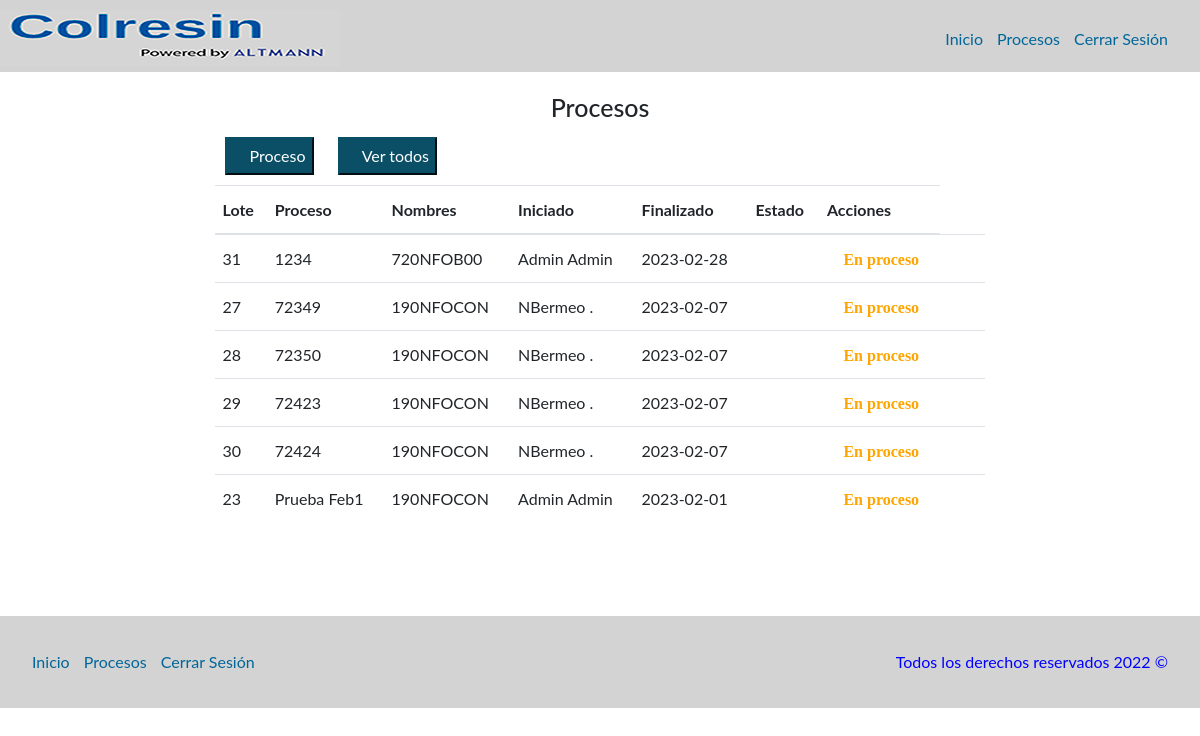
Before: /php/procesos/procesos.php (signed in) with the older database file.
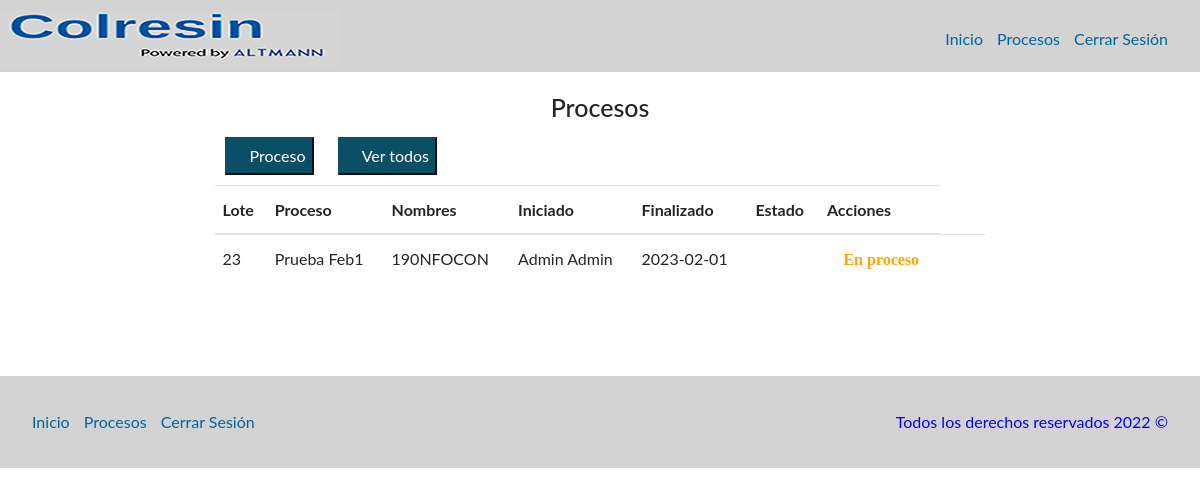
After: the same page with the newer database file.
### tables this page shows
CREATE TABLE `procesos` (
  `IdProceso` int(11) NOT NULL,
  `NumLote` varchar(30) NOT NULL,
  `FechaInicial` date NOT NULL,
  `FechaFinal` date DEFAULT NULL,
  `HoraInicial` time NOT NULL,
  `HoraFinal` time DEFAULT NULL,
  `Estado` int(11) NOT NULL,
  `Cedula` varchar(45) NOT NULL
);

CREATE TABLE `nfo` (
  `IdProceso` int(11) NOT NULL,
  `nfo` varchar(50) NOT NULL,
  `numeroLote` varchar(50) NOT NULL,
  `MatPriFP04` varchar(2) DEFAULT NULL,
  `MatPriSeparada` varchar(2) DEFAULT NULL,
  `MateriaPrimacol` varchar(2) DEFAULT NULL,
  `ReactorLimpio` varchar(50) DEFAULT NULL,
  `HermeticidadReactor` varchar(50) DEFAULT NULL,
  `ReactorFunciona` varchar(50) DEFAULT NULL,
  `VacioFunciona` varchar(50) DEFAULT NULL,
  `VaporFunciona` varchar(50) DEFAULT NULL,
  `EnfriamientoFunciona` varchar(50) DEFAULT NULL,
  `EmisionesFunciona` varchar(50) DEFAULT NULL,
  `phsodatanque` varchar(50) DEFAULT NULL,
  `CondensadorFunciona` varchar(50) DEFAULT NULL,
  `ApruebaInicio` varchar(2) DEFAULT NULL,
  `RazonesNoAprob` varchar(200) DEFAULT NULL,
  `SeguridadNaftaleno` varchar(2) DEFAULT NULL,
  `EquipoNaftaleno` varchar(2) DEFAULT NULL,
  `EnfriamientoCerrado` varchar(2) DEFAULT NULL,
  `ValvBloqueo` varchar(2) DEFAULT NULL,
  `AbrirControlOlores` varchar(2) DEFAULT NULL,
  `Estartazos` varchar(2) DEFAULT NULL,
  `AgitadorOk` varchar(2) DEFAULT NULL,
  `ProblemaFund` varchar(2) DEFAULT NULL,
  `ProblemaFundirNaf` varchar(200) DEFAULT NULL,
  `SeguridadSulfurico` varchar(2) DEFAULT NULL,
  `EquipoSulfurico` varchar(2) DEFAULT NULL,
  `Vapor` varchar(2) DEFAULT NULL,
  `ProblemaSWFO` varchar(2) DEFAULT NULL,
  `TextoProblemaSWFO` varchar(500) DEFAULT NULL,
  `CierreControlOlores` varchar(2) DEFAULT NULL,
  `EvacuarCamisa` varchar(2) DEFAULT NULL,
  `SuministroVapor` varchar(2) DEFAULT NULL,
  `SeguridadFDO` varchar(2) DEFAULT NULL,
  `EquipoFDO` varchar(2) DEFAULT NULL,
  `LineaTierraOk` varchar(2) DEFAULT NULL,
  `BombaNeumaticaOk` varchar(2) DEFAULT NULL,
  `ConexionOk` varchar(2) DEFAULT NULL,
  `MangueraOk` varchar(2) DEFAULT NULL,
  `LineaCargaOk` varchar(2) DEFAULT NULL,
  `ValvulasCerradas` varchar(2) DEFAULT NULL,
  `CapacidadTanque` varchar(2) DEFAULT NULL,
  `ProblemaCondensacion` varchar(2) DEFAULT NULL,
  `TextoProblemaCondensacion` varchar(250) DEFAULT NULL,
  `SeguridadCSO` varchar(2) DEFAULT NULL,
  `EquipoCSO` varchar(2) DEFAULT NULL,
  `OlorFormol` varchar(2) DEFAULT NULL,
  `ph10` varchar(45) DEFAULT NULL,
  `Csc050Ajuste` varchar(45) DEFAULT NULL,
  `Stw00Ajuste` varchar(45) DEFAULT NULL,
  `ph10Fin` varchar(45) DEFAULT NULL,
  `ProductoBrillante` varchar(2) DEFAULT NULL,
  `HoraInicioLukas` time DEFAULT NULL,
  `HoraFinLukas` time DEFAULT NULL,
  `ProductoBrillante2` varchar(2) DEFAULT NULL,
  `NotificarLaboratorio` varchar(200) DEFAULT NULL,
  `SegNFO` varchar(2) DEFAULT NULL,
  `EquipoNFO` varchar(2) DEFAULT NULL,
  `AgitacionOff` varchar(2) DEFAULT NULL,
  `TalegoDescarga` varchar(2) DEFAULT NULL,
  `ResiduoTalego` varchar(2) DEFAULT NULL,
  `EnviarMuestraFinal` varchar(2) DEFAULT NULL,
  `Aspecto` varchar(100) DEFAULT NULL,
  `PorcentajeSolidos` varchar(45) DEFAULT NULL,
  `pH10Final` varchar(45) DEFAULT NULL,
  `Solubilidad10` varchar(45) DEFAULT NULL,
  `Solubilidad40` varchar(45) DEFAULT NULL,
  `Rendimiento` varchar(100) DEFAULT NULL,
  `ProcesoDif` varchar(2) DEFAULT NULL,
  `KgEnjuague` varchar(45) DEFAULT NULL,
  `KgLavado` varchar(45) DEFAULT NULL,
  `FechaMuestraLab` datetime(6) NOT NULL
);

CREATE TABLE `usuarios` (
  `IdUsuario` int(11) NOT NULL,
  `Nombre` varchar(50) NOT NULL,
  `Apellido` varchar(50) NOT NULL,
  `Cedula` varchar(50) NOT NULL,
  `CorreoElectronico` varchar(50) NOT NULL,
  `Contrasena` varchar(50) NOT NULL,
  `Estado` int(11) NOT NULL DEFAULT 1,
  `Rol` int(2) NOT NULL DEFAULT 1
);

### php/procesos/acciones.php (called while the page is built, shortened)
<?php
class procesos{
    function get_only_process(){
        $conex = new conection();
        $result = $conex->conex();
        $query = mysqli_query($result,'SELECT u.*, p.*, n.nfo nombreProceso FROM procesos p INNER JOIN usuarios u INNER JOIN NFO n ON p.cedula = u.cedula and p.IdProceso = n.IdProceso WHERE p.Estado = 1 ORDER BY FechaInicial DESC');
        return $query;
    }
}

### php/procesos/procesos.php (the view, shortened to what this page needs)
<?php
require_once "acciones.php";
$_process = new procesos();
$query = $_process->get_only_process();
$tr = '';
while ($row = $query->fetch_array(MYSQLI_BOTH)){
    $eliminar = "";
    $editar = "";
    if($row['Estado'] == 1){
        $estado = "<i class='fa fa-circle' style='color:orange;'> En proceso</i>";
        $editar   = "<a href='../formulario/editarFormulario.php?id=" . $row['IdProceso'] . "'>
                    <i class='fas fa-pen'></i>
                </a>";
    }else if($row['Estado'] == 2){
        $estado = "<i class='fa fa-circle' style='color:green;'> Finalizado</i>";
        $editar   = "<a href='../formulario/verFormulario.php?id=" . $row['IdProceso'] . "'>
                    <i class='fas fa-eye'></i>
                </a>";
    }else if($row['Estado'] == 3){
        $estado = "<i class='fa fa-circle' style='color:red;'> Eliminado</i>";
        $editar   = "<a href='../formulario/verFormulario.php?id=" . $row['IdProceso'] . "'>
                    <i class='fas fa-eye'></i>
                </a>";
    }
    $tr .=	"<tr class='rows' id='rows'>
                <td>" . $row['IdProceso'] 	. "</td>
                <td>" . $row['NumLote'] 	. "</td>
                <td>" . $row['nombreProceso'] . "</td>
                <td>" . $row['Nombre'] . " " . $row['Apellido'] ."</td>
                <td>" . $row['FechaInicial'] ."</td>
                <td>" . $row['FechaFinal'] . "</td>
                <td>" . $estado . "</td>
                <td>
                    ".$editar."
                    &nbsp;&nbsp;
                    ".$eliminar."
                </td>
            </tr>";
}
$btn    = "<button type='button' class='boton-add' onclick=\"window.location.href='../formulario/formulario.php'\"><i class='fa fa-plus-circle' aria-hidden='true'></i> Proceso</button>";
?>
<!DOCTYPE html>
<html lang="en">
<head>
    <link rel="stylesheet" href="https://maxcdn.bootstrapcdn.com/bootstrap/4.0.0/css/bootstrap.min.css">
    <link rel="stylesheet" href="../../css/styles.css">
    <link href='../../css/fontawesome.css' rel='stylesheet'>
    <link href='../../css/all.css' rel='stylesheet'>
</head>
<body>
    <header class="site-header">
        <div class="contenedor contenido-header">
            <div class="barra">
                <a href="/">
                <img src="../../img/colresin-altmann.PNG" alt="Logotipo Altmann">
                </a>
                <nav class="navegacion">
                    <a href="../inicio/index.php">Inicio</a>
                    <a href="procesos.php">Procesos</a>
                    <a href="../login/cerrarSesion.php">Cerrar Sesión</a>
                </nav>
            </div>
        </div>
    </header>
    <main class="contenedor seccion contenido-centrado">
        <h1 class="centrar-texto">Procesos</h1>
        <div class="container">
            <?php echo $btn; ?>
            <button type="button" class="boton-add" onclick="window.location.href='procesosTodos.php'"><i class="fa fa-eye" aria-hidden="true"></i> Ver todos</button>
            </div>
        <div class="container">
            <table class="table table-over">
                <thead>
                    <tr>
                        <th scope="col">Lote</th>
                        <th scope="col">Proceso</th>
                        <th scope="col">Nombres</th>
                        <th scope="col">Iniciado</th>
                        <th scope="col">Finalizado</th>
                        <th scope="col">Estado</th>
                        <th scope="col">Acciones</th>
                    </tr>
                </thead>
                <tbody>
                    <?php echo $tr; ?>
                </tbody>
            </table>
        </div>
        <br>
        <br>
    </main>
    <footer class="site-footer seccion">
        <div class="contenedor contenedor-footer">
            <nav class="navegacion">
                <a href="../inicio/index.php">Inicio</a>
                <a href="procesos.php">Procesos</a>
                <a href="../login/cerrarSesion.php">Cerrar Sesión</a>
            </nav>
            <p class="copyright">Todos los derechos reservados 2022 &copy; </p>
        </div>
    </footer>
</body>
</html>

Changed rows visible on the page:
no longer on this page (row edited): procesos: IdProceso "31", NumLote "1234", nfo.nfo "720NFOB00", usuarios.Nombre "Admin", usuarios.Apellido "Admin", FechaInicial "2023-02-28", Estado "En proceso"
no longer on this page (row edited): procesos: IdProceso "27", NumLote "72349", nfo.nfo "190NFOCON", usuarios.Nombre "NBermeo", usuarios.Apellido ".", FechaInicial "2023-02-07", Estado "En proceso"
no longer on this page (row edited): procesos: IdProceso "28", NumLote "72350", nfo.nfo "190NFOCON", usuarios.Nombre "NBermeo", usuarios.Apellido ".", FechaInicial "2023-02-07", Estado "En proceso"
no longer on this page (row edited): procesos: IdProceso "29", NumLote "72423", nfo.nfo "190NFOCON", usuarios.Nombre "NBermeo", usuarios.Apellido ".", FechaInicial "2023-02-07", Estado "En proceso"
no longer on this page (row edited): procesos: IdProceso "30", NumLote "72424", nfo.nfo "190NFOCON", usuarios.Nombre "NBermeo", usuarios.Apellido ".", FechaInicial "2023-02-07", Estado "En proceso"
